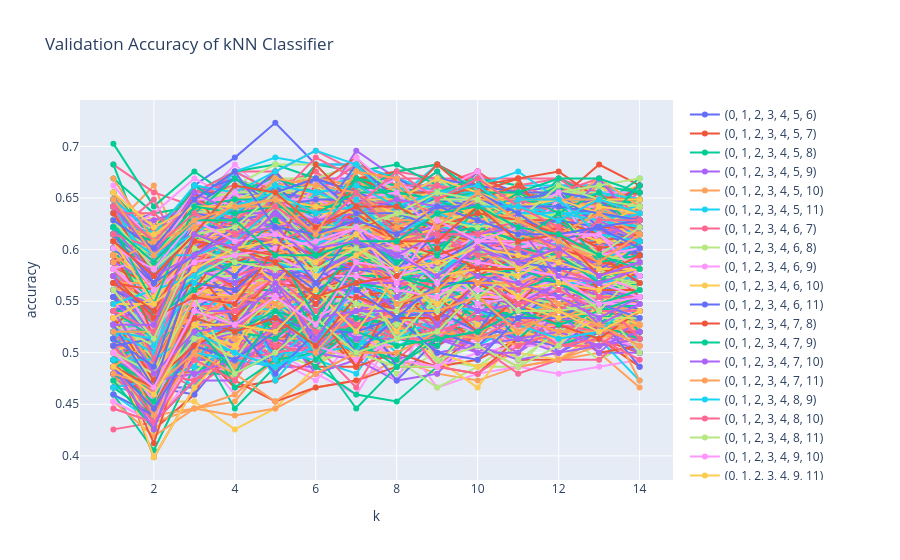

The cell this chart's notebook holds for it:
### Code cell
fig = go.Figure()
for i,combo in enumerate(chain.from_iterable(combinations(features,i) for i in range(7,num_features))):
    fig.add_trace(go.Scatter(x=k,y=val_accuracy[i],name=str(combo)))
fig.update_layout(title={'text':'Validation Accuracy of kNN Classifier'},xaxis={'title':{'text':'k'}},yaxis={'title':{'text':'accuracy'}})
fig.show()
